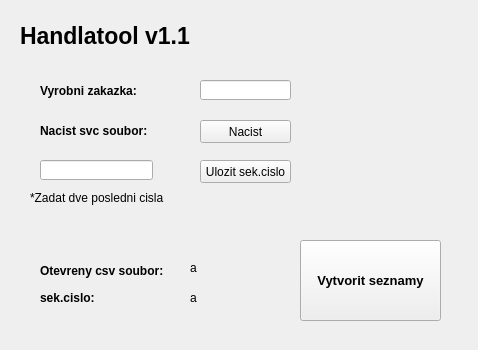
<?xml version="1.0" encoding="UTF-8"?>
<ui version="4.0">
 <class>Form</class>
 <widget class="QWidget" name="Form">
  <property name="geometry">
   <rect>
    <x>0</x>
    <y>0</y>
    <width>478</width>
    <height>350</height>
   </rect>
  </property>
  <property name="windowTitle">
   <string>Form</string>
  </property>
  <widget class="QPushButton" name="browse">
   <property name="geometry">
    <rect>
     <x>200</x>
     <y>120</y>
     <width>91</width>
     <height>23</height>
    </rect>
   </property>
   <property name="text">
    <string>Nacist</string>
   </property>
  </widget>
  <widget class="QLabel" name="label">
   <property name="geometry">
    <rect>
     <x>40</x>
     <y>260</y>
     <width>141</width>
     <height>21</height>
    </rect>
   </property>
   <property name="font">
    <font>
     <weight>75</weight>
     <bold>true</bold>
    </font>
   </property>
   <property name="text">
    <string>Otevreny csv soubor:</string>
   </property>
  </widget>
  <widget class="QLabel" name="label_2">
   <property name="geometry">
    <rect>
     <x>190</x>
     <y>260</y>
     <width>101</width>
     <height>16</height>
    </rect>
   </property>
   <property name="font">
    <font>
     <kerning>true</kerning>
    </font>
   </property>
   <property name="text">
    <string>a</string>
   </property>
  </widget>
  <widget class="QPushButton" name="pushButton">
   <property name="geometry">
    <rect>
     <x>200</x>
     <y>160</y>
     <width>91</width>
     <height>23</height>
    </rect>
   </property>
   <property name="text">
    <string>Ulozit sek.cislo</string>
   </property>
  </widget>
  <widget class="QLineEdit" name="lineEdit">
   <property name="geometry">
    <rect>
     <x>40</x>
     <y>160</y>
     <width>113</width>
     <height>20</height>
    </rect>
   </property>
  </widget>
  <widget class="QLabel" name="label_3">
   <property name="geometry">
    <rect>
     <x>40</x>
     <y>290</y>
     <width>91</width>
     <height>16</height>
    </rect>
   </property>
   <property name="font">
    <font>
     <weight>75</weight>
     <bold>true</bold>
    </font>
   </property>
   <property name="text">
    <string>sek.cislo:</string>
   </property>
  </widget>
  <widget class="QLabel" name="label_4">
   <property name="geometry">
    <rect>
     <x>190</x>
     <y>290</y>
     <width>101</width>
     <height>16</height>
    </rect>
   </property>
   <property name="text">
    <string>a</string>
   </property>
  </widget>
  <widget class="QLabel" name="label_5">
   <property name="geometry">
    <rect>
     <x>40</x>
     <y>120</y>
     <width>141</width>
     <height>21</height>
    </rect>
   </property>
   <property name="font">
    <font>
     <weight>75</weight>
     <bold>true</bold>
    </font>
   </property>
   <property name="text">
    <string>Nacist svc soubor:</string>
   </property>
  </widget>
  <widget class="QLabel" name="label_6">
   <property name="geometry">
    <rect>
     <x>30</x>
     <y>190</y>
     <width>201</width>
     <height>16</height>
    </rect>
   </property>
   <property name="text">
    <string>*Zadat dve posledni cisla</string>
   </property>
  </widget>
  <widget class="QLabel" name="label_7">
   <property name="geometry">
    <rect>
     <x>20</x>
     <y>20</y>
     <width>201</width>
     <height>31</height>
    </rect>
   </property>
   <property name="font">
    <font>
     <pointsize>17</pointsize>
     <weight>75</weight>
     <bold>true</bold>
    </font>
   </property>
   <property name="text">
    <string>Handlatool v1.1</string>
   </property>
  </widget>
  <widget class="QLineEdit" name="lineEdit_2">
   <property name="geometry">
    <rect>
     <x>200</x>
     <y>80</y>
     <width>91</width>
     <height>20</height>
    </rect>
   </property>
   <property name="text">
    <string/>
   </property>
  </widget>
  <widget class="QLabel" name="label_8">
   <property name="geometry">
    <rect>
     <x>40</x>
     <y>80</y>
     <width>141</width>
     <height>21</height>
    </rect>
   </property>
   <property name="font">
    <font>
     <weight>75</weight>
     <bold>true</bold>
    </font>
   </property>
   <property name="text">
    <string>Vyrobni zakazka:</string>
   </property>
  </widget>
  <widget class="QPushButton" name="pushButton_2">
   <property name="geometry">
    <rect>
     <x>300</x>
     <y>240</y>
     <width>141</width>
     <height>81</height>
    </rect>
   </property>
   <property name="font">
    <font>
     <pointsize>10</pointsize>
     <weight>75</weight>
     <bold>true</bold>
    </font>
   </property>
   <property name="text">
    <string>Vytvorit seznamy</string>
   </property>
  </widget>
 </widget>
 <resources/>
 <connections/>
</ui>
